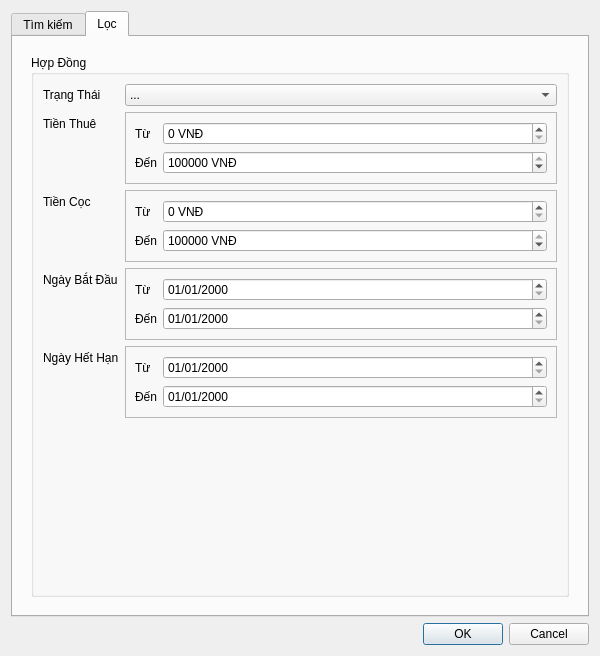
<?xml version="1.0" encoding="UTF-8"?>
<ui version="4.0">
 <class>SearchFilterDialog</class>
 <widget class="QDialog" name="SearchFilterDialog">
  <property name="geometry">
   <rect>
    <x>0</x>
    <y>0</y>
    <width>600</width>
    <height>656</height>
   </rect>
  </property>
  <property name="windowTitle">
   <string>Tìm kiếm và Lọc</string>
  </property>
  <layout class="QVBoxLayout" name="verticalLayout">
   <item>
    <widget class="QTabWidget" name="tabWidget">
     <property name="currentIndex">
      <number>1</number>
     </property>
     <widget class="QWidget" name="searchTab">
      <attribute name="title">
       <string>Tìm kiếm</string>
      </attribute>
      <layout class="QVBoxLayout" name="verticalLayout_2">
       <item>
        <widget class="QGroupBox" name="searchGroupBox">
         <property name="title">
          <string>Tìm kiếm thông tin</string>
         </property>
         <layout class="QVBoxLayout" name="verticalLayout_3">
          <item>
           <layout class="QHBoxLayout" name="horizontalLayout">
            <item>
             <widget class="QLabel" name="searchLabel">
              <property name="text">
               <string>Từ khóa:</string>
              </property>
             </widget>
            </item>
            <item>
             <widget class="QLineEdit" name="searchLineEdit">
              <property name="placeholderText">
               <string>Nhập từ khóa tìm kiếm...</string>
              </property>
             </widget>
            </item>
           </layout>
          </item>
          <item>
           <layout class="QHBoxLayout" name="horizontalLayout_2">
            <item>
             <widget class="QLabel" name="searchFieldLabel">
              <property name="text">
               <string>Tìm theo:</string>
              </property>
             </widget>
            </item>
            <item>
             <widget class="QComboBox" name="searchFieldComboBox"/>
            </item>
            <item>
             <spacer name="horizontalSpacer">
              <property name="orientation">
               <enum>Qt::Horizontal</enum>
              </property>
              <property name="sizeHint" stdset="0">
               <size>
                <width>40</width>
                <height>20</height>
               </size>
              </property>
             </spacer>
            </item>
           </layout>
          </item>
          <item>
           <widget class="QCheckBox" name="caseSensitiveCheckBox">
            <property name="text">
             <string>Phân biệt chữ hoa/thường</string>
            </property>
           </widget>
          </item>
          <item>
           <layout class="QHBoxLayout" name="horizontalLayout_3"/>
          </item>
          <item>
           <spacer name="verticalSpacer">
            <property name="orientation">
             <enum>Qt::Vertical</enum>
            </property>
            <property name="sizeHint" stdset="0">
             <size>
              <width>20</width>
              <height>40</height>
             </size>
            </property>
           </spacer>
          </item>
         </layout>
        </widget>
       </item>
      </layout>
     </widget>
     <widget class="QWidget" name="filterTab">
      <attribute name="title">
       <string>Lọc</string>
      </attribute>
      <layout class="QVBoxLayout" name="verticalLayout_4">
       <item>
        <widget class="QStackedWidget" name="stackedWidget">
         <property name="currentIndex">
          <number>2</number>
         </property>
         <widget class="QWidget" name="roomFilterView">
          <layout class="QHBoxLayout" name="horizontalLayout_5">
           <item>
            <widget class="QGroupBox" name="roomFilterBox">
             <property name="title">
              <string>Phòng</string>
             </property>
             <layout class="QFormLayout" name="formLayout">
              <item row="0" column="0">
               <widget class="QLabel" name="filterRoomTypeLabel">
                <property name="text">
                 <string>Loại Phòng</string>
                </property>
               </widget>
              </item>
              <item row="0" column="1">
               <widget class="QComboBox" name="filterRoomType">
                <item>
                 <property name="text">
                  <string>...</string>
                 </property>
                </item>
                <item>
                 <property name="text">
                  <string>Phòng Đơn</string>
                 </property>
                </item>
                <item>
                 <property name="text">
                  <string>Phòng Đôi</string>
                 </property>
                </item>
                <item>
                 <property name="text">
                  <string>Phòng Gia Đình</string>
                 </property>
                </item>
               </widget>
              </item>
              <item row="1" column="0">
               <widget class="QLabel" name="filterRoomStatusLabel">
                <property name="text">
                 <string>Trạng Thái</string>
                </property>
               </widget>
              </item>
              <item row="1" column="1">
               <widget class="QComboBox" name="filterRoomStatus">
                <item>
                 <property name="text">
                  <string>...</string>
                 </property>
                </item>
                <item>
                 <property name="text">
                  <string>Trống</string>
                 </property>
                </item>
                <item>
                 <property name="text">
                  <string>Đã Thuê</string>
                 </property>
                </item>
               </widget>
              </item>
              <item row="2" column="0">
               <widget class="QLabel" name="filterRoomPriceLabel">
                <property name="text">
                 <string>Giá Thuê</string>
                </property>
               </widget>
              </item>
              <item row="2" column="1">
               <widget class="QFrame" name="filterRoomPrice">
                <property name="frameShape">
                 <enum>QFrame::StyledPanel</enum>
                </property>
                <property name="frameShadow">
                 <enum>QFrame::Plain</enum>
                </property>
                <layout class="QFormLayout" name="formLayout_2">
                 <item row="0" column="0">
                  <widget class="QLabel" name="filterRoomPriceFromLabel">
                   <property name="text">
                    <string>Từ</string>
                   </property>
                  </widget>
                 </item>
                 <item row="0" column="1">
                  <widget class="QSpinBox" name="filterRoomPriceFrom">
                   <property name="suffix">
                    <string> VNĐ</string>
                   </property>
                   <property name="prefix">
                    <string/>
                   </property>
                   <property name="maximum">
                    <number>999999999</number>
                   </property>
                   <property name="singleStep">
                    <number>100000</number>
                   </property>
                  </widget>
                 </item>
                 <item row="1" column="0">
                  <widget class="QLabel" name="filterRoomPriceToLabel">
                   <property name="text">
                    <string>Đến</string>
                   </property>
                  </widget>
                 </item>
                 <item row="1" column="1">
                  <widget class="QSpinBox" name="filterRoomPriceTo">
                   <property name="suffix">
                    <string> VNĐ</string>
                   </property>
                   <property name="prefix">
                    <string/>
                   </property>
                   <property name="maximum">
                    <number>999999999</number>
                   </property>
                   <property name="singleStep">
                    <number>100000</number>
                   </property>
                   <property name="value">
                    <number>10000000</number>
                   </property>
                  </widget>
                 </item>
                </layout>
               </widget>
              </item>
             </layout>
            </widget>
           </item>
          </layout>
         </widget>
         <widget class="QWidget" name="tenantFilterView">
          <layout class="QHBoxLayout" name="horizontalLayout_4">
           <item>
            <widget class="QGroupBox" name="tenantFilterBox">
             <property name="title">
              <string>Khách Hàng</string>
             </property>
             <layout class="QGridLayout" name="gridLayout">
              <item row="0" column="2">
               <widget class="QComboBox" name="tenantFilterStatus">
                <item>
                 <property name="text">
                  <string>...</string>
                 </property>
                </item>
                <item>
                 <property name="text">
                  <string>Đang Thuê</string>
                 </property>
                </item>
                <item>
                 <property name="text">
                  <string>Chưa có phòng</string>
                 </property>
                </item>
               </widget>
              </item>
              <item row="1" column="1">
               <widget class="QLabel" name="tenantFilterRoleLabel">
                <property name="text">
                 <string>Vai trò</string>
                </property>
               </widget>
              </item>
              <item row="0" column="1">
               <widget class="QLabel" name="tenantFilterStatusLabel">
                <property name="text">
                 <string>Trạng Thái</string>
                </property>
               </widget>
              </item>
              <item row="1" column="2">
               <widget class="QComboBox" name="tenantFilterRole">
                <item>
                 <property name="text">
                  <string>...</string>
                 </property>
                </item>
                <item>
                 <property name="text">
                  <string>Chủ Hợp Đồng</string>
                 </property>
                </item>
                <item>
                 <property name="text">
                  <string>Khách Thuê</string>
                 </property>
                </item>
               </widget>
              </item>
              <item row="2" column="2">
               <spacer name="verticalSpacer_2">
                <property name="orientation">
                 <enum>Qt::Vertical</enum>
                </property>
                <property name="sizeHint" stdset="0">
                 <size>
                  <width>20</width>
                  <height>40</height>
                 </size>
                </property>
               </spacer>
              </item>
             </layout>
            </widget>
           </item>
          </layout>
         </widget>
         <widget class="QWidget" name="contracFilterView">
          <layout class="QHBoxLayout" name="horizontalLayout_6">
           <item>
            <widget class="QGroupBox" name="contractFilterBox">
             <property name="title">
              <string>Hợp Đồng</string>
             </property>
             <layout class="QFormLayout" name="formLayout_10">
              <item row="0" column="0">
               <widget class="QLabel" name="contractFilterStatusLabel">
                <property name="text">
                 <string>Trạng Thái</string>
                </property>
               </widget>
              </item>
              <item row="0" column="1">
               <widget class="QComboBox" name="contractFilterStatus">
                <item>
                 <property name="text">
                  <string>...</string>
                 </property>
                </item>
                <item>
                 <property name="text">
                  <string>Đang Hoạt Động</string>
                 </property>
                </item>
                <item>
                 <property name="text">
                  <string>Đã Kết Thúc</string>
                 </property>
                </item>
                <item>
                 <property name="text">
                  <string>Vô Hiệu</string>
                 </property>
                </item>
               </widget>
              </item>
              <item row="2" column="0">
               <widget class="QLabel" name="contractFilterRoomRentLabel">
                <property name="text">
                 <string>Tiền Thuê</string>
                </property>
               </widget>
              </item>
              <item row="2" column="1">
               <widget class="QFrame" name="contractFilterRoomRentBox">
                <property name="frameShape">
                 <enum>QFrame::StyledPanel</enum>
                </property>
                <property name="frameShadow">
                 <enum>QFrame::Plain</enum>
                </property>
                <layout class="QFormLayout" name="formLayout_3">
                 <item row="0" column="0">
                  <widget class="QLabel" name="contractFilterRoomRentFromLabel">
                   <property name="text">
                    <string>Từ</string>
                   </property>
                  </widget>
                 </item>
                 <item row="0" column="1">
                  <widget class="QSpinBox" name="contractFilterRoomRentFrom">
                   <property name="suffix">
                    <string> VNĐ</string>
                   </property>
                   <property name="prefix">
                    <string/>
                   </property>
                   <property name="maximum">
                    <number>999999999</number>
                   </property>
                   <property name="singleStep">
                    <number>100000</number>
                   </property>
                  </widget>
                 </item>
                 <item row="1" column="0">
                  <widget class="QLabel" name="contractFilterRoomRentToLabel">
                   <property name="text">
                    <string>Đến</string>
                   </property>
                  </widget>
                 </item>
                 <item row="1" column="1">
                  <widget class="QSpinBox" name="contractFilterRoomRentTo">
                   <property name="suffix">
                    <string> VNĐ</string>
                   </property>
                   <property name="prefix">
                    <string/>
                   </property>
                   <property name="maximum">
                    <number>999999999</number>
                   </property>
                   <property name="singleStep">
                    <number>100000</number>
                   </property>
                   <property name="value">
                    <number>10000000</number>
                   </property>
                  </widget>
                 </item>
                </layout>
               </widget>
              </item>
              <item row="4" column="0">
               <widget class="QLabel" name="label_13">
                <property name="text">
                 <string>Tiền Cọc</string>
                </property>
               </widget>
              </item>
              <item row="4" column="1">
               <widget class="QFrame" name="contractFilterDepositBox">
                <property name="frameShape">
                 <enum>QFrame::StyledPanel</enum>
                </property>
                <property name="frameShadow">
                 <enum>QFrame::Plain</enum>
                </property>
                <layout class="QFormLayout" name="formLayout_5">
                 <item row="0" column="0">
                  <widget class="QLabel" name="contractFilterDepositFromLabel">
                   <property name="text">
                    <string>Từ</string>
                   </property>
                  </widget>
                 </item>
                 <item row="0" column="1">
                  <widget class="QSpinBox" name="contractFilterDepositFrom">
                   <property name="suffix">
                    <string> VNĐ</string>
                   </property>
                   <property name="prefix">
                    <string/>
                   </property>
                   <property name="maximum">
                    <number>999999999</number>
                   </property>
                   <property name="singleStep">
                    <number>100000</number>
                   </property>
                  </widget>
                 </item>
                 <item row="1" column="0">
                  <widget class="QLabel" name="contractFilterDepositToLabel">
                   <property name="text">
                    <string>Đến</string>
                   </property>
                  </widget>
                 </item>
                 <item row="1" column="1">
                  <widget class="QSpinBox" name="contractFilterDepositTo">
                   <property name="suffix">
                    <string> VNĐ</string>
                   </property>
                   <property name="prefix">
                    <string/>
                   </property>
                   <property name="maximum">
                    <number>999999999</number>
                   </property>
                   <property name="singleStep">
                    <number>100000</number>
                   </property>
                   <property name="value">
                    <number>10000000</number>
                   </property>
                  </widget>
                 </item>
                </layout>
               </widget>
              </item>
              <item row="6" column="0">
               <widget class="QLabel" name="label_12">
                <property name="text">
                 <string>Ngày Bắt Đầu</string>
                </property>
               </widget>
              </item>
              <item row="6" column="1">
               <widget class="QFrame" name="contractFilterStartDate">
                <property name="frameShape">
                 <enum>QFrame::StyledPanel</enum>
                </property>
                <property name="frameShadow">
                 <enum>QFrame::Plain</enum>
                </property>
                <layout class="QFormLayout" name="formLayout_4">
                 <item row="1" column="0">
                  <widget class="QLabel" name="contractFilterStartDateToLabel">
                   <property name="text">
                    <string>Đến</string>
                   </property>
                  </widget>
                 </item>
                 <item row="0" column="0">
                  <widget class="QLabel" name="contractFilterStartDateFromLabel">
                   <property name="text">
                    <string>Từ</string>
                   </property>
                  </widget>
                 </item>
                 <item row="0" column="1">
                  <widget class="QDateEdit" name="contractFilterStartDateFrom">
                   <property name="displayFormat">
                    <string>dd/MM/yyyy</string>
                   </property>
                  </widget>
                 </item>
                 <item row="1" column="1">
                  <widget class="QDateEdit" name="contractFilterStartDateTo">
                   <property name="displayFormat">
                    <string>dd/MM/yyyy</string>
                   </property>
                  </widget>
                 </item>
                </layout>
               </widget>
              </item>
              <item row="9" column="1">
               <spacer name="verticalSpacer_3">
                <property name="orientation">
                 <enum>Qt::Vertical</enum>
                </property>
                <property name="sizeHint" stdset="0">
                 <size>
                  <width>20</width>
                  <height>40</height>
                 </size>
                </property>
               </spacer>
              </item>
              <item row="7" column="1">
               <widget class="QFrame" name="contractFilterEndDate">
                <property name="frameShape">
                 <enum>QFrame::StyledPanel</enum>
                </property>
                <property name="frameShadow">
                 <enum>QFrame::Plain</enum>
                </property>
                <layout class="QFormLayout" name="formLayout_6">
                 <item row="1" column="0">
                  <widget class="QLabel" name="contractFilterEndDateToLabel">
                   <property name="text">
                    <string>Đến</string>
                   </property>
                  </widget>
                 </item>
                 <item row="0" column="0">
                  <widget class="QLabel" name="contractFilterEndDateFromLabel">
                   <property name="text">
                    <string>Từ</string>
                   </property>
                  </widget>
                 </item>
                 <item row="0" column="1">
                  <widget class="QDateEdit" name="contractFilterEndDateFrom">
                   <property name="displayFormat">
                    <string>dd/MM/yyyy</string>
                   </property>
                  </widget>
                 </item>
                 <item row="1" column="1">
                  <widget class="QDateEdit" name="contractFilterEndDateTo">
                   <property name="displayFormat">
                    <string>dd/MM/yyyy</string>
                   </property>
                  </widget>
                 </item>
                </layout>
               </widget>
              </item>
              <item row="7" column="0">
               <widget class="QLabel" name="label">
                <property name="text">
                 <string>Ngày Hết Hạn</string>
                </property>
               </widget>
              </item>
             </layout>
            </widget>
           </item>
          </layout>
         </widget>
         <widget class="QWidget" name="billFilterView">
          <layout class="QHBoxLayout" name="horizontalLayout_7">
           <item>
            <widget class="QGroupBox" name="billFilterBox">
             <property name="title">
              <string>Hóa Đơn</string>
             </property>
             <layout class="QFormLayout" name="formLayout_7">
              <item row="0" column="0">
               <widget class="QLabel" name="billFilterStatusLabel">
                <property name="text">
                 <string>Trạng Thái</string>
                </property>
               </widget>
              </item>
              <item row="0" column="1">
               <widget class="QComboBox" name="billFilterStatus"/>
              </item>
              <item row="1" column="0">
               <widget class="QLabel" name="label_19">
                <property name="text">
                 <string>Số Tiền</string>
                </property>
               </widget>
              </item>
              <item row="1" column="1">
               <widget class="QFrame" name="billFilterPriceBox">
                <property name="frameShape">
                 <enum>QFrame::StyledPanel</enum>
                </property>
                <property name="frameShadow">
                 <enum>QFrame::Plain</enum>
                </property>
                <layout class="QFormLayout" name="formLayout_9">
                 <item row="0" column="0">
                  <widget class="QLabel" name="billFilterPriceFromLabel">
                   <property name="text">
                    <string>Từ</string>
                   </property>
                  </widget>
                 </item>
                 <item row="0" column="1">
                  <widget class="QSpinBox" name="billFilterPriceFrom">
                   <property name="suffix">
                    <string> VNĐ</string>
                   </property>
                   <property name="prefix">
                    <string/>
                   </property>
                   <property name="maximum">
                    <number>999999999</number>
                   </property>
                   <property name="singleStep">
                    <number>100000</number>
                   </property>
                  </widget>
                 </item>
                 <item row="1" column="0">
                  <widget class="QLabel" name="billFilterPriceToLabel">
                   <property name="text">
                    <string>Đến</string>
                   </property>
                  </widget>
                 </item>
                 <item row="1" column="1">
                  <widget class="QSpinBox" name="billFilterPriceTo">
                   <property name="suffix">
                    <string> VNĐ</string>
                   </property>
                   <property name="prefix">
                    <string/>
                   </property>
                   <property name="maximum">
                    <number>999999999</number>
                   </property>
                   <property name="singleStep">
                    <number>100000</number>
                   </property>
                   <property name="value">
                    <number>10000000</number>
                   </property>
                  </widget>
                 </item>
                </layout>
               </widget>
              </item>
              <item row="2" column="0">
               <widget class="QLabel" name="label_16">
                <property name="text">
                 <string>Tháng Thanh Toán</string>
                </property>
               </widget>
              </item>
              <item row="2" column="1">
               <widget class="QFrame" name="billFilterMonth">
                <property name="frameShape">
                 <enum>QFrame::StyledPanel</enum>
                </property>
                <property name="frameShadow">
                 <enum>QFrame::Plain</enum>
                </property>
                <layout class="QFormLayout" name="formLayout_8">
                 <item row="1" column="0">
                  <widget class="QLabel" name="billFilterMonthFromLabel">
                   <property name="text">
                    <string>Đến</string>
                   </property>
                  </widget>
                 </item>
                 <item row="0" column="1">
                  <widget class="QDateEdit" name="billFilterMonthFrom">
                   <property name="currentSection">
                    <enum>QDateTimeEdit::MonthSection</enum>
                   </property>
                   <property name="displayFormat">
                    <string>MM/yyyy</string>
                   </property>
                  </widget>
                 </item>
                 <item row="1" column="1">
                  <widget class="QDateEdit" name="billFilterMonthTo">
                   <property name="displayFormat">
                    <string>MM/yyyy</string>
                   </property>
                  </widget>
                 </item>
                 <item row="0" column="0">
                  <widget class="QLabel" name="billFilterMonthToLabel">
                   <property name="text">
                    <string>Từ</string>
                   </property>
                  </widget>
                 </item>
                </layout>
               </widget>
              </item>
             </layout>
            </widget>
           </item>
          </layout>
         </widget>
        </widget>
       </item>
      </layout>
     </widget>
    </widget>
   </item>
   <item>
    <widget class="QDialogButtonBox" name="buttonBox">
     <property name="standardButtons">
      <set>QDialogButtonBox::Cancel|QDialogButtonBox::Ok</set>
     </property>
    </widget>
   </item>
  </layout>
 </widget>
 <resources/>
 <connections>
  <connection>
   <sender>buttonBox</sender>
   <signal>accepted()</signal>
   <receiver>SearchFilterDialog</receiver>
   <slot>accept()</slot>
   <hints>
    <hint type="sourcelabel">
     <x>299</x>
     <y>419</y>
    </hint>
    <hint type="destinationlabel">
     <x>299</x>
     <y>224</y>
    </hint>
   </hints>
  </connection>
  <connection>
   <sender>buttonBox</sender>
   <signal>rejected()</signal>
   <receiver>SearchFilterDialog</receiver>
   <slot>reject()</slot>
   <hints>
    <hint type="sourcelabel">
     <x>299</x>
     <y>419</y>
    </hint>
    <hint type="destinationlabel">
     <x>299</x>
     <y>224</y>
    </hint>
   </hints>
  </connection>
 </connections>
</ui>
